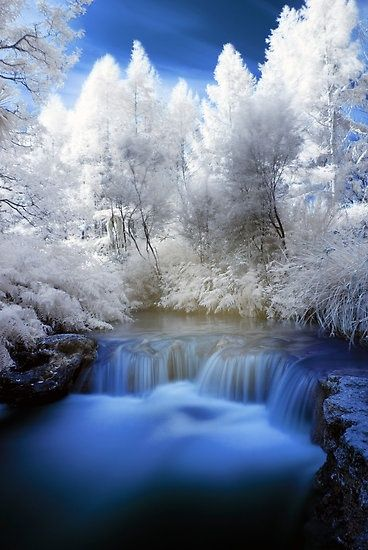
#> input picture 52100674_Lab5/input.jpg, 368 x 550 px
$ python code.py
#> lines starting #> are read from the running program, lines starting #| are printed output that depends on the picture
import cv2
import numpy as np
import matplotlib.pyplot as plt

# Ex5.1: Image histogram equalization
# Load your image
image = cv2.imread('input.jpg', cv2.IMREAD_GRAYSCALE)
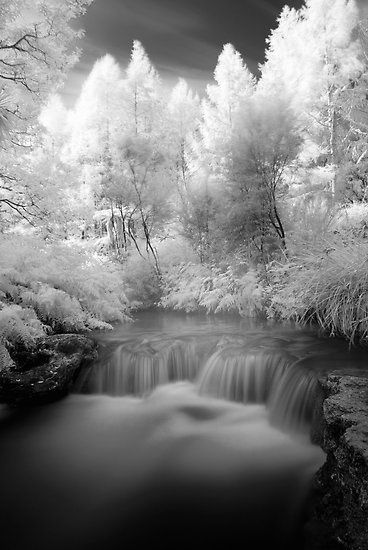
#> image: shape (550, 368); min 0, max 255, mean 123.9

# 1. Show image histogram (gray)
hist = cv2.calcHist([image], [0], None, [256], [0, 256])
#> hist = 256 values, max 1534 at index 10, min 122 at index 254, mean 790.6
plt.hist(image.ravel(), 256, [0, 256])
plt.title('Image Histogram')
plt.show()
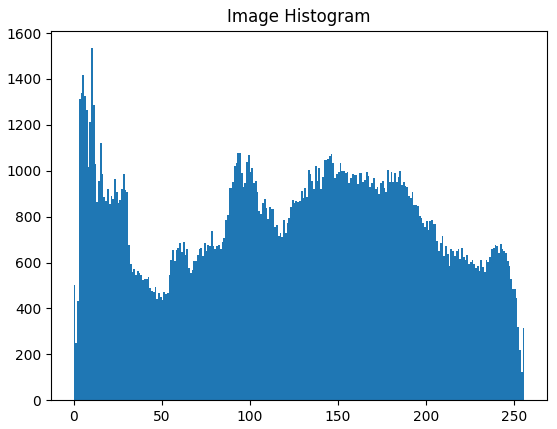
#> figure drawn by matplotlib, 1 panel; tallest bar 1534 high, from x = 10 to 11

# 2. Enhance image contrast by histogram equalization
equalized_image = cv2.equalizeHist(image)

# Display the original and equalized images
cv2.imshow('Original Image', image)
cv2.imshow('Equalized Image', equalized_image)
cv2.waitKey(0)
cv2.destroyAllWindows()

# Ex5.2: Image blurring
# 3. Add some noise to the input image
noisy_image = image + np.random.normal(0, 50, image.shape).astype(np.uint8)
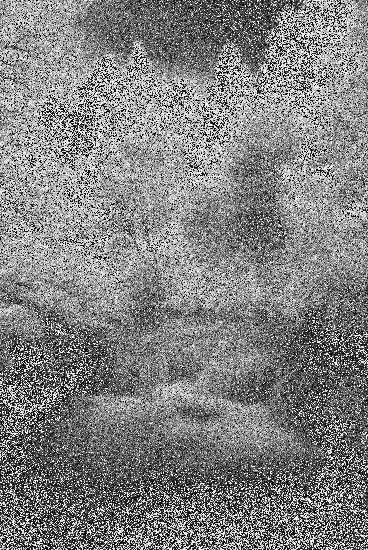
#> noisy_image: shape (550, 368); min 0, max 255, mean 129

# 4. Blur the image by using at least 5 different techniques
blurred1 = cv2.GaussianBlur(noisy_image, (5, 5), 0)
blurred2 = cv2.medianBlur(noisy_image, 5)
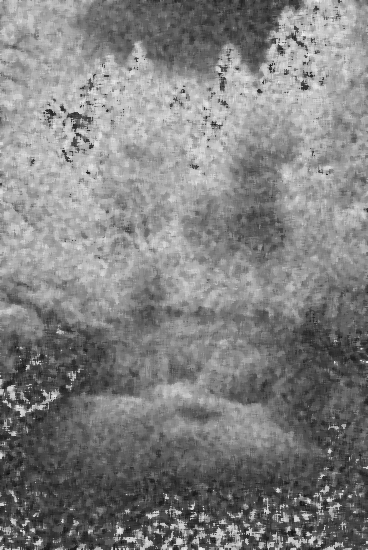
#> blurred2: shape (550, 368); min 15, max 242, mean 128.5
blurred3 = cv2.bilateralFilter(noisy_image, 9, 75, 75)
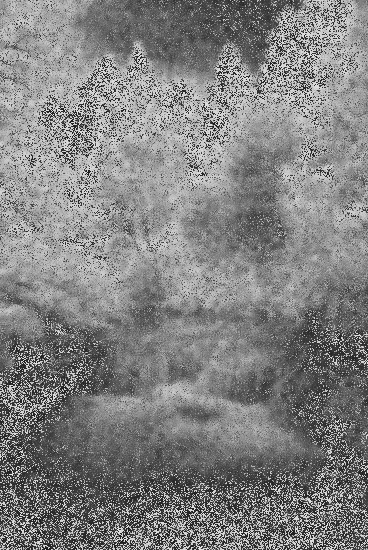
#> blurred3: shape (550, 368); min 22, max 230, mean 129.2
blurred4 = cv2.blur(noisy_image, (5, 5))
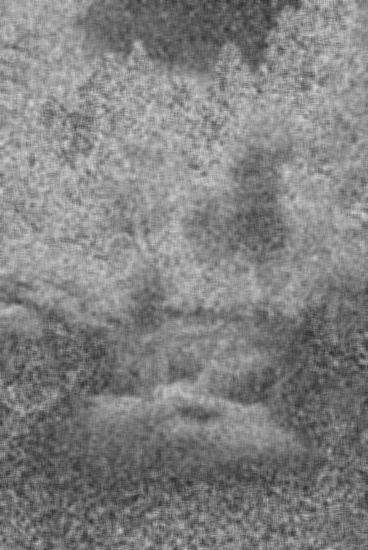
#> blurred4: shape (550, 368); min 45, max 213, mean 129
blurred5 = cv2.boxFilter(noisy_image, -1, (5, 5))

# Display the noisy and blurred images
cv2.imshow('Noisy Image', noisy_image)
cv2.imshow('Blurred Image 1', blurred1)
cv2.imshow('Blurred Image 2', blurred2)
cv2.imshow('Blurred Image 3', blurred3)
cv2.imshow('Blurred Image 4', blurred4)
cv2.imshow('Blurred Image 5', blurred5)
cv2.waitKey(0)
cv2.destroyAllWindows()

# Ex5.3: Image sharpening
# Sharpen the input image by using at least 2 different techniques

# Technique 1: Using filter2D
kernel = np.array([[-1, -1, -1],
                   [-1, 9, -1],
                   [-1, -1, -1]])
sharpened_image1 = cv2.filter2D(image, -1, kernel)
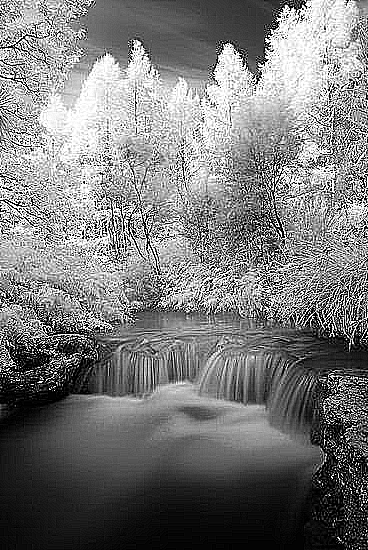
#> sharpened_image1: shape (550, 368); min 0, max 255, mean 121.9

# Technique 2: Using addWeighted
sharpened_image2 = cv2.addWeighted(image, 1.5, image, -0.5, 0)

# Display the sharpened images
cv2.imshow('Sharpened Image 1', sharpened_image1)
cv2.imshow('Sharpened Image 2', sharpened_image2)
cv2.waitKey(0)
cv2.destroyAllWindows()
